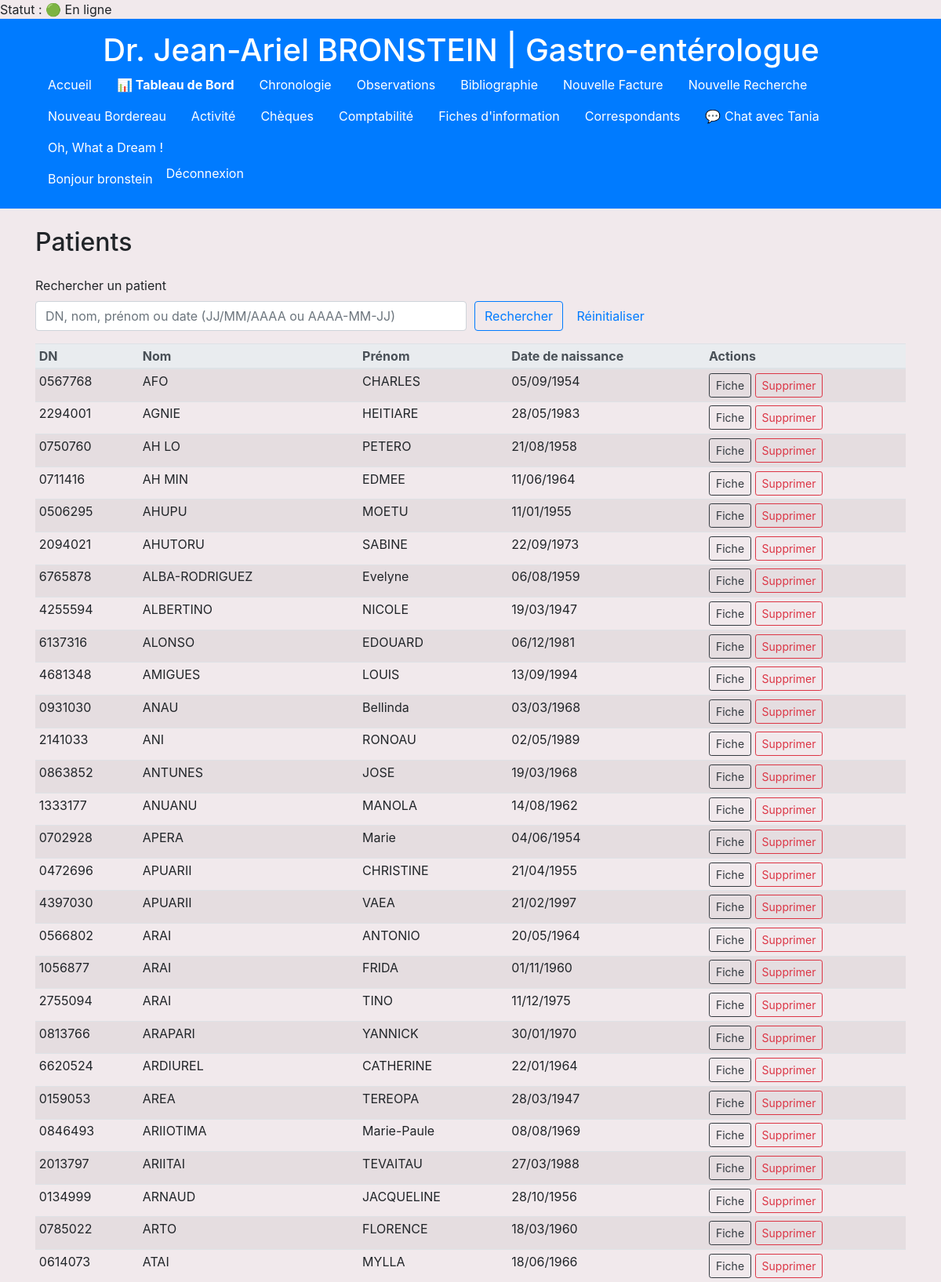
/facturation/patients/ (signed in, upper part), run on the app's committed database.
### comptabilite/models.py (models this page shows, shortened)
class Patient(models.Model):
    dn = models.CharField(max_length=7, unique=True, db_index=True, verbose_name="DN")
    nom = models.CharField(max_length=100, verbose_name="Nom")
    prenom = models.CharField(max_length=100, verbose_name="Prénom")
    date_naissance = models.DateField(null=True, blank=True, verbose_name="Date de naissance")
    created_at = models.DateTimeField(auto_now_add=True)
    updated_at = models.DateTimeField(auto_now=True)
    class Meta:
        ordering = ["nom", "prenom"]
        verbose_name = "Patient"
        verbose_name_plural = "Patients"

### comptabilite/views.py (the view, shortened to what this page needs)
# urls.py: path('patients/', views.patients_list, name='patients_list'),
@login_required
def patients_list(request):
    q = (request.GET.get('q') or '').strip()
    qs = Patient.objects.all()
    qs = qs.order_by('nom', 'prenom')
    paginator = Paginator(qs, 50)
    page_number = request.GET.get('page')
    page_obj = paginator.get_page(page_number)
    return render(request, 'comptabilite/patient_list.html', {
        'patients': page_obj,
        'q': q,
        'page_obj': page_obj,
        'paginator': paginator,
        'is_paginated': page_obj.has_other_pages(),
    })

### comptabilite/models.py (called while the page is built)
    def is_online(self):
        return timezone.now() - self.last_seen < timezone.timedelta(minutes=5)

### comptabilite/templatetags/user_extras.py (called while the page is built)
@register.simple_tag
def get_user_profile(user):
    if user and user.is_authenticated:
        profile, _ = UserProfile.objects.get_or_create(user=user)
        return profile
    return None

### myproject/context_processors.py (called while the page is built)
def app_version(request):
    return {'APP_VERSION': _get_version()}

### comptabilite/templates/comptabilite/patient_list.html (shortened to what this page needs)
{% extends 'base.html' %}
{% block content %}
<div class="d-flex justify-content-between align-items-center mb-3">
  <h2>Patients</h2>
</div>
<form method="get" class="mb-3">
  <div class="form-row align-items-end">
    <div class="col-md-6">
      <label for="q">Rechercher un patient</label>
      <input type="text" id="q" name="q" value="{{ q|default:'' }}" class="form-control" placeholder="DN, nom, prénom ou date (JJ/MM/AAAA ou AAAA-MM-JJ)">
    </div>
    <div class="col-md-3">
      <button type="submit" class="btn btn-outline-primary">Rechercher</button>
      <a href="{% url 'patients_list' %}" class="btn btn-link">Réinitialiser</a>
    </div>
  </div>
</form>
<table class="table table-striped table-sm">
  <thead class="thead-light">
    <tr>
      <th>DN</th>
      <th>Nom</th>
      <th>Prénom</th>
      <th>Date de naissance</th>
  <th>Actions</th>
    </tr>
  </thead>
  <tbody>
    {% for p in patients %}
      <tr>
        <td>{{ p.dn }}</td>
        <td>{{ p.nom }}</td>
        <td>{{ p.prenom }}</td>
        <td>{% if p.date_naissance %}{{ p.date_naissance|date:'d/m/Y' }}{% endif %}</td>
        <td>
          <a class="btn btn-sm btn-outline-dark" href="{% url 'patients_detail' p.dn %}">Fiche</a>
          <a class="btn btn-sm btn-outline-danger" href="{% url 'patient_delete' p.dn %}">Supprimer</a>
        </td>
      </tr>
    {% empty %}
      <tr><td colspan="5" class="text-center">Aucun patient trouvé.</td></tr>
    {% endfor %}
  </tbody>
</table>
{% endblock %}

### templates/base.html (shortened to what this page needs)
{% load static %}
{% load user_extras %}
{% if request.user.is_authenticated %}
  {% get_user_profile request.user as profile %}
  {% if profile %}
    Statut : {% if profile.is_online %}🟢 En ligne{% else %}⚪ Hors ligne{% endif %}
  {% endif %}
{% endif %}
<!DOCTYPE html>
<html lang="fr">
<head>
  <link rel="stylesheet" href="https://stackpath.bootstrapcdn.com/bootstrap/4.5.2/css/bootstrap.min.css">
  <link rel="stylesheet" href="{% static 'css/style.css' %}">
  <link rel="stylesheet" href="https://cdnjs.cloudflare.com/ajax/libs/bootstrap-datepicker/1.9.0/css/bootstrap-datepicker.min.css">
</head>
<body data-user-id="{{ request.user.id|default:'' }}" data-msg-url="{% url 'get_messages' %}" data-chat-template="{% url 'chat_view' 0 %}">
  <header class="bg-primary text-white py-3">
    <div class="container text-center">
      <h1 class="mb-0 mr-4">Dr. Jean-Ariel BRONSTEIN | Gastro-entérologue</h1>
      <nav class="flex-grow-1">
        <ul class="nav">
          <li class="nav-item"><a class="nav-link text-white" href="{% url 'patients_list' %}">Accueil</a></li>
          <li class="nav-item"><a class="nav-link text-white" href="{% url 'dashboard' %}"><strong>📊 Tableau de Bord</strong></a></li>
          <li class="nav-item"><a class="nav-link text-white" href="{% url 'facturation_list' %}">Chronologie</a></li>
          <li class="nav-item"><a class="nav-link text-white" href="{% url 'observations_patient_list' %}">Observations</a></li>
          <li class="nav-item"><a class="nav-link text-white" href="{% url 'bibliographie_list' %}">Bibliographie</a></li>
          <li class="nav-item"><a class="nav-link text-white" href="{% url 'facturation_create' %}">Nouvelle Facture</a></li>
          <li class="nav-item"><a class="nav-link text-white" href="{% url 'facturation_search_list' %}">Nouvelle Recherche</a></li>
          <li class="nav-item"><a class="nav-link text-white" href="{% url 'create_bordereau' %}">Nouveau Bordereau</a></li>
          <li class="nav-item"><a class="nav-link text-white" href="{% url 'activity_list' %}">Activité</a></li>
          <li class="nav-item"><a class="nav-link text-white" href="{% url 'cheque_listing' %}">Chèques</a></li>
          <li class="nav-item"><a class="nav-link text-white" href="{% url 'comptabilite_summary' %}">Comptabilité</a></li>
          <li class="nav-item"><a class="nav-link text-white" href="{% url 'fiches_information' %}">Fiches d'information</a></li>
          <li class="nav-item"><a class="nav-link text-white" href="{% url 'correspondants_list' %}">Correspondants</a></li>
          {% if request.user.username == "bronstein" %}
  <li><a class="nav-link text-white chat-open" href="{% url 'chat_view' 3 %}">💬 Chat avec Tania</a></li>
{% elif request.user.username == "Tania" %}
  <li><a class="nav-link text-white chat-open" href="{% url 'chat_view' 1 %}">💬 Chat avec Taote</a></li>
{% endif %}
          <li class="nav-item">
            <a class="nav-link text-white" href="javascript:void(0)" onclick="ouvrirLienAuHasard()">Oh, What a Dream !</a>
          </li>
        </ul>
      </nav>
      <ul class="nav">
        {% if user.is_authenticated %}
          <li class="nav-item"><span class="nav-link disabled text-white">Bonjour {{ user.get_username }}</span></li>
          <li class="nav-item">
            <form method="post" action="{% url 'logout' %}">
              <button type="submit" class="btn btn-link nav-link text-white p-0">Déconnexion</button>
            </form>
          </li>
        {% else %}
          <li class="nav-item"><a class="nav-link text-white" href="{% url 'login' %}">Connexion</a></li>
        {% endif %}
      </ul>
    </div>
  </header>
  <main class="container my-4">
    {% block content %}{% endblock %}
  </main>
</body>
</html>

### static/css/style.css (style rules this page uses)
table { table-layout: auto; width: 100%; }

### templates/base.html (style rules this page uses)
body { background-color: #f1e9ec; }

### data on the page
Patient: dn "0567768", nom "AFO", prenom "CHARLES", date_naissance "05/09/1954"
Patient: dn "2294001", nom "AGNIE", prenom "HEITIARE", date_naissance "28/05/1983"
Patient: dn "0750760", nom "AH LO", prenom "PETERO", date_naissance "21/08/1958"
Patient: dn "0711416", nom "AH MIN", prenom "EDMEE", date_naissance "11/06/1964"
Patient: dn "0506295", nom "AHUPU", prenom "MOETU", date_naissance "11/01/1955"
Patient: dn "2094021", nom "AHUTORU", prenom "SABINE", date_naissance "22/09/1973"
Patient: dn "6765878", nom "ALBA-RODRIGUEZ", prenom "Evelyne", date_naissance "06/08/1959"
Patient: dn "4255594", nom "ALBERTINO", prenom "NICOLE", date_naissance "19/03/1947"
Patient: dn "6137316", nom "ALONSO", prenom "EDOUARD", date_naissance "06/12/1981"
Patient: dn "4681348", nom "AMIGUES", prenom "LOUIS", date_naissance "13/09/1994"
Patient: dn "0931030", nom "ANAU", prenom "Bellinda", date_naissance "03/03/1968"
Patient: dn "2141033", nom "ANI", prenom "RONOAU", date_naissance "02/05/1989"
Patient: dn "0863852", nom "ANTUNES", prenom "JOSE", date_naissance "19/03/1968"
Patient: dn "1333177", nom "ANUANU", prenom "MANOLA", date_naissance "14/08/1962"
Patient: dn "0702928", nom "APERA", prenom "Marie", date_naissance "04/06/1954"
Patient: dn "0472696", nom "APUARII", prenom "CHRISTINE", date_naissance "21/04/1955"
Patient: dn "4397030", nom "APUARII", prenom "VAEA", date_naissance "21/02/1997"
Patient: dn "0566802", nom "ARAI", prenom "ANTONIO", date_naissance "20/05/1964"
Patient: dn "1056877", nom "ARAI", prenom "FRIDA", date_naissance "01/11/1960"
Patient: dn "2755094", nom "ARAI", prenom "TINO", date_naissance "11/12/1975"
Patient: dn "0813766", nom "ARAPARI", prenom "YANNICK", date_naissance "30/01/1970"
Patient: dn "6620524", nom "ARDIUREL", prenom "CATHERINE", date_naissance "22/01/1964"
Patient: dn "0159053", nom "AREA", prenom "TEREOPA", date_naissance "28/03/1947"
Patient: dn "0846493", nom "ARIIOTIMA", prenom "Marie-Paule", date_naissance "08/08/1969"
Patient: dn "2013797", nom "ARIITAI", prenom "TEVAITAU", date_naissance "27/03/1988"
Patient: dn "0134999", nom "ARNAUD", prenom "JACQUELINE", date_naissance "28/10/1956"
Patient: dn "0785022", nom "ARTO", prenom "FLORENCE", date_naissance "18/03/1960"
Patient: dn "0614073", nom "ATAI", prenom "MYLLA", date_naissance "18/06/1966"

### other printed values
{{ user.get_username }} "bronstein"
